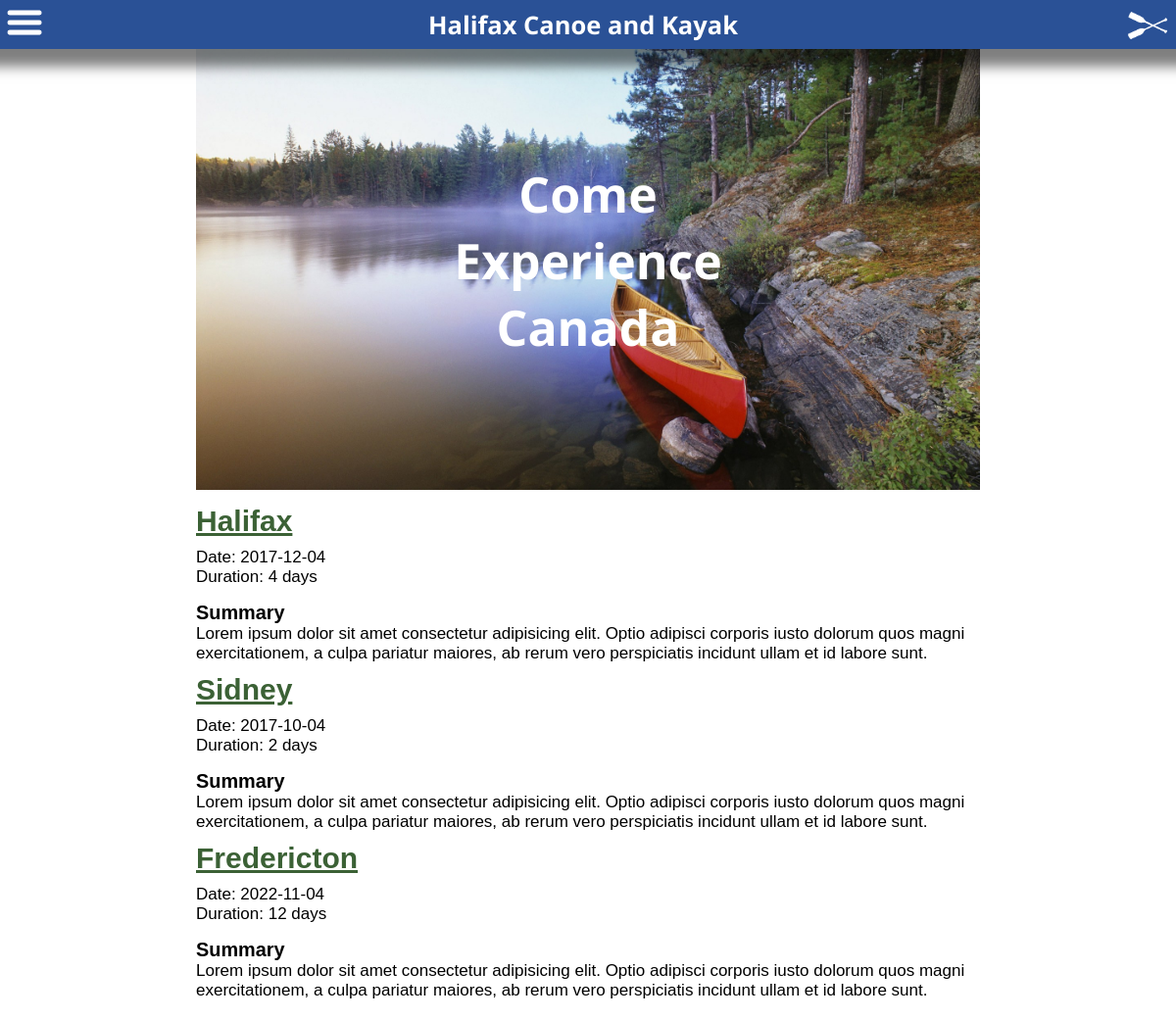
Screenshot of /all-adventures.php with the database file from the repository.
### tables this page shows
CREATE TABLE `adventures` (
  `id` int(11) NOT NULL AUTO_INCREMENT,
  `heading` varchar(50) NOT NULL,
  `tripdate` date DEFAULT NULL,
  `duration` int(3) DEFAULT NULL,
  `summary` text,
  PRIMARY KEY (`id`),
  UNIQUE KEY `id_UNIQUE` (`id`)
);

### all-adventures.php (the view)
<!DOCTYPE html>
<html>
<head>
    <?php
    include("./header.php");
    ?>
</head>
<body>
    <?php
    include("./navigation.php");
    ?>
    <div class="container">
        <header class="page-header">
            <img class="header-img" src="./images/canoe.jpg" alt="Canoe" style="width: 100%;">
            <h1 class="centered">Come Experience Canada</h1>
        </header>
        <article>
            <?php
            include("connection.php");
            $sql = "SELECT * FROM halifaxcanoe.adventures";
            if (mysqli_query($con, $sql)) {
                $result = $con->query($sql);
                if ($result->num_rows > 0) {
                    while ($row = $result->fetch_assoc()) {
                        $heading = $row["heading"];
                        $tripDate = $row["tripdate"];
                        $duration = $row["duration"];
                        $summary = $row["summary"];
                        echo "<div class='articleContent'>";
                        echo "<div class='articleTitle'>";
                        echo "<h2>$heading</h2>";
                        echo "</div>";
                        echo "<div class='articleDate'>";
                        echo "<p>Date: $tripDate </p>";
                        echo "<p>Duration: $duration days</p>";
                        echo "</div>";
                        echo "<div class='articleSummary'>";
                        echo "<h3>Summary</h3>";
                        echo "<p>$summary</p>";
                        echo "</div>";
                        echo "</div>";
                    }
                }
                else {
                echo "<p>No Records found</p>";
                }
            }
            ?>
        </article>
    </div>
</body>
</html>

### header.php (shortened to what this page needs)
<link rel='stylesheet' type='text/css' media='screen' href='main.css'>

### navigation.php (shortened to what this page needs)
<nav class='topnav'>
    <div>
        <img class='openbtn' src='./images/hamburger.png' width='40px' height='auto' alt='Menu'>
    </div>
    <nav class='navTitle'>
        <h2>Halifax Canoe and Kayak</h2>
    </nav>
    <nav>
        <img src='./images/paddle-white.png' width='50px' height='auto' alt='Logo'>
    </nav>
</nav>

### main.css (style rules this page uses)
* { box-sizing: border-box; }
body { font-family: 'Open Sans', sans-serif; margin: 0; font-size: 17px; }
.topnav { display: flex; justify-content: center; overflow: hidden; background-color: #2a5196; padding-top: 3px; padding-left: 5px; padding-right: 5px; height: 50px; position: fixed; width: 100%; top: 0; box-shadow: 0px 0px 12px 18px rgba(0, 0, 0, 0.5); }
.navTitle { margin-left: auto; margin-right: auto; color: white }
.navTitle h2 { margin-top: 5px; margin-bottom: 0; }
.container { padding: 20px; padding-top: 50px; display: block; margin-left: auto; margin-right: auto; }
.page-header { position: relative; text-align: center; color: white; z-index: -1; }
.centered { position: absolute; top: 40%; left: 50%; transform: translate(-50%, -50%); font-size: 50px; }
article { font-family: Arial, Helvetica, sans-serif; }
.articleTitle { color: #3b6135; font-size: 20px; text-decoration: underline; }
.articleTitle h2 { margin-bottom: 10px; margin-top: 10px; }
.articleDate p { margin: 0; }
.articleSummary h3 { margin-top: 15px; margin-bottom: 0; }
.articleSummary p { margin-top: 0; margin-bottom: 0; }
.openbtn { font-size: 20px; cursor: pointer; color: white; border: none; }
@media only screen and (min-width: 768px) { .container { max-width: 70%; } }

### rows the page displays
adventures: heading "Halifax", tripdate "2017-12-04", duration "4", summary "Lorem ipsum dolor sit amet consectetur adipisicing elit. Optio adipisci corporis iusto dolorum quos magni exercitationem, a culpa pariatur maiores, ab rerum vero perspiciatis incidunt ullam et id labore sunt."
adventures: heading "Sidney", tripdate "2017-10-04", duration "2", summary "Lorem ipsum dolor sit amet consectetur adipisicing elit. Optio adipisci corporis iusto dolorum quos magni exercitationem, a culpa pariatur maiores, ab rerum vero perspiciatis incidunt ullam et id labore sunt."
adventures: heading "Fredericton", tripdate "2022-11-04", duration "12", summary "Lorem ipsum dolor sit amet consectetur adipisicing elit. Optio adipisci corporis iusto dolorum quos magni exercitationem, a culpa pariatur maiores, ab rerum vero perspiciatis incidunt ullam et id labore sunt."
